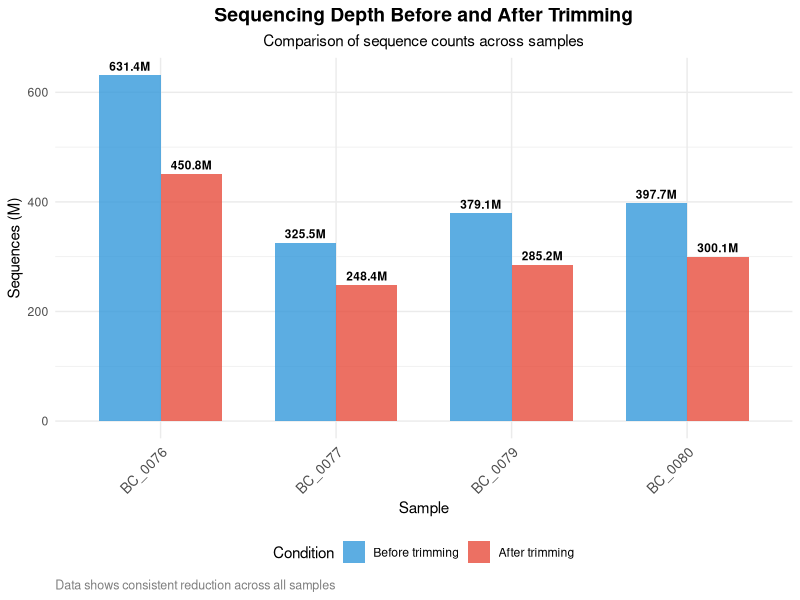
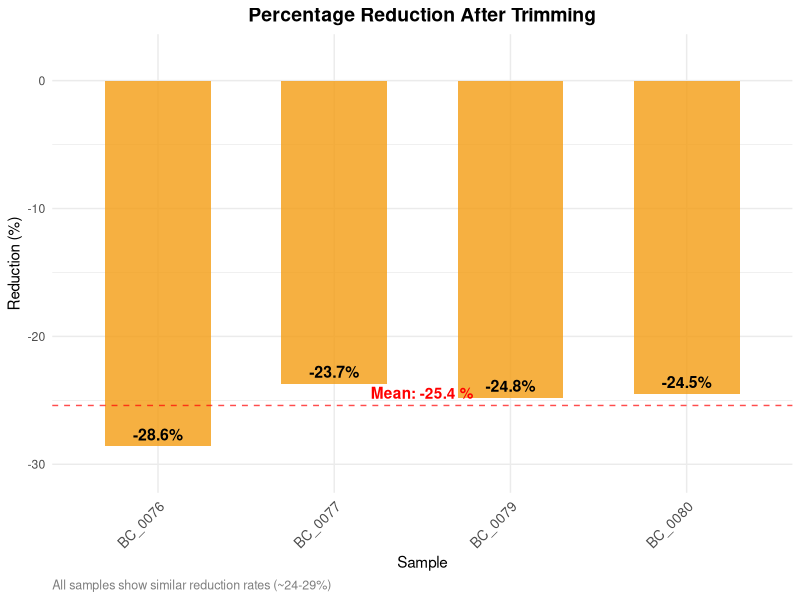

The R source for these figures, in order:
# Simple trimming plot for Quarto integration
# This script creates a clean visualization of trimming results

library(ggplot2)
library(dplyr)
library(tidyr)

# Data from the results
trimming_data <- data.frame(
  Sample = c("BC_0076", "BC_0077", "BC_0079", "BC_0080"),
  Before_trimming = c(631.4, 325.5, 379.1, 397.7),
  After_trimming = c(450.8, 248.4, 285.2, 300.1),
  Change_percent = c(-28.6, -23.7, -24.8, -24.5)
)

# Create comparison plot
trimming_long <- trimming_data %>%
  pivot_longer(cols = c(Before_trimming, After_trimming), 
               names_to = "Condition", 
               values_to = "Sequences_M") %>%
  mutate(Condition = factor(Condition, levels = c("Before_trimming", "After_trimming")))

# Main comparison plot
trimming_plot <- ggplot(trimming_long, aes(x = Sample, y = Sequences_M, fill = Condition)) +
  geom_bar(stat = "identity", position = "dodge", width = 0.7, alpha = 0.8) +
  scale_fill_manual(values = c("Before_trimming" = "#3498db", "After_trimming" = "#e74c3c"),
                    labels = c("Before trimming", "After trimming")) +
  labs(title = "Sequencing Depth Before and After Trimming",
       subtitle = "Comparison of sequence counts across samples",
       x = "Sample",
       y = "Sequences (M)",
       fill = "Condition",
       caption = "Data shows consistent reduction across all samples") +
  theme_minimal() +
  theme(axis.text.x = element_text(angle = 45, hjust = 1, size = 10),
        plot.title = element_text(hjust = 0.5, face = "bold", size = 14),
        plot.subtitle = element_text(hjust = 0.5, size = 11),
        legend.position = "bottom",
        plot.caption = element_text(hjust = 0, size = 9, color = "gray50")) +
  scale_y_continuous(labels = scales::comma) +
  geom_text(aes(label = sprintf("%.1fM", Sequences_M)), 
            position = position_dodge(width = 0.7), 
            vjust = -0.5, size = 3, fontface = "bold")

# Percentage change plot
percent_plot <- ggplot(trimming_data, aes(x = Sample, y = Change_percent)) +
  geom_bar(stat = "identity", fill = "#f39c12", width = 0.6, alpha = 0.8) +
  geom_text(aes(label = sprintf("%.1f%%", Change_percent)), 
            vjust = -0.5, size = 4, fontface = "bold") +
  labs(title = "Percentage Reduction After Trimming",
       x = "Sample",
       y = "Reduction (%)",
       caption = "All samples show similar reduction rates (~24-29%)") +
  theme_minimal() +
  theme(axis.text.x = element_text(angle = 45, hjust = 1, size = 10),
        plot.title = element_text(hjust = 0.5, face = "bold", size = 14),
        plot.caption = element_text(hjust = 0, size = 9, color = "gray50")) +
  ylim(min(trimming_data$Change_percent) - 2, 2) +
  geom_hline(yintercept = mean(trimming_data$Change_percent), 
             linetype = "dashed", color = "red", alpha = 0.7) +
  annotate("text", x = 2.5, y = mean(trimming_data$Change_percent) + 1, 
           label = paste("Mean:", round(mean(trimming_data$Change_percent), 1), "%"), 
           color = "red", fontface = "bold")

# Print summary statistics
cat("=== TRIMMING RESULTS SUMMARY ===\n")
cat("Total sequences before trimming:", sum(trimming_data$Before_trimming), "M\n")
cat("Total sequences after trimming:", sum(trimming_data$After_trimming), "M\n")
cat("Overall reduction:", round((sum(trimming_data$After_trimming) / sum(trimming_data$Before_trimming) - 1) * 100, 1), "%\n")
cat("Mean reduction per sample:", round(mean(trimming_data$Change_percent), 1), "%\n")
cat("Range of reduction:", round(min(trimming_data$Change_percent), 1), "% to", round(max(trimming_data$Change_percent), 1), "%\n")
cat("================================\n")

# Display plots
print(trimming_plot)
print(percent_plot) 